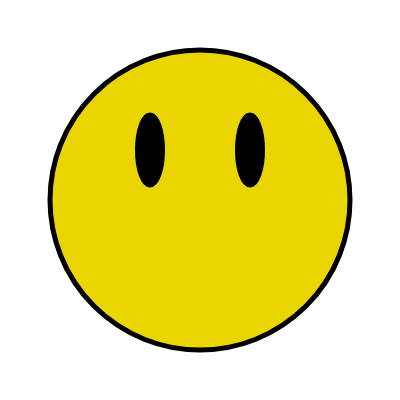
Frame 1 (no input)
Frame 60 (no input): identical to frame 1, image omitted
Frame 120 (the mouse pressed at the canvas centre since frame 60): identical to frame 1, image omitted

The p5.js sketch that drew this single still picture (run headless with seeded random() and noise() and a simulated clock; from frame 60 on, the mouse is pressed at the canvas centre):

// p5.js sketch
// ── sketch.js
function setup() {
  createCanvas(400, 400);
  beginShape();
  for (let x = 200; x <= 200; x++) {
    let a = -0.01; 
    let b = 0;
    let c = 50;
    
    let y = -(a * (x * x) + b * x + c);
    
    vertex(x, y);
  }
  endShape();
}

function draw() {
  background(255);
  fill(233, 213, 2)
  strokeWeight(5)
  circle(200, 200, 300)
  fill(0)
  ellipse(150, 150, 25, 70)
  fill(0)
  ellipse(250, 150, 25, 70)
}
